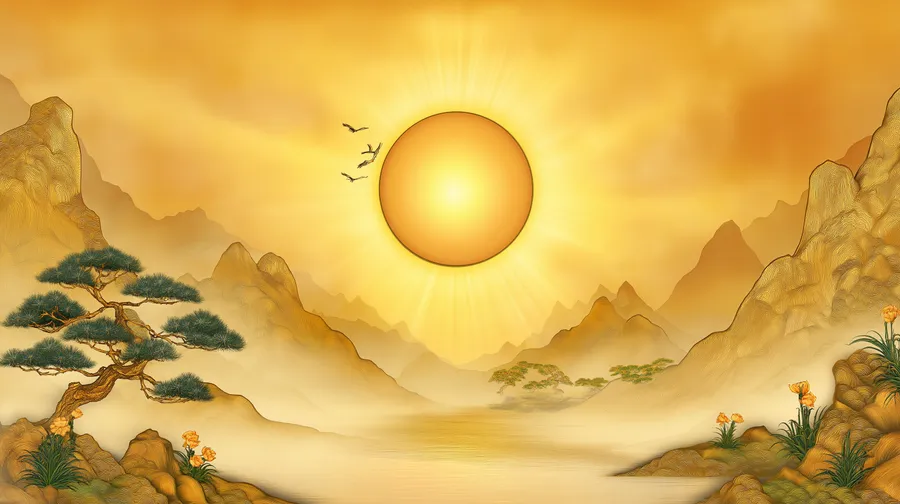
#> input picture styleimg/new1.jpg, 900 x 504 px
$ python -i techniques.py   (imports and definitions only)   (older library calls are emulated)
#> lines starting #> are read from the running program, lines starting #| are printed output that depends on the picture
import cv2
import numpy as np
from PIL import Image, ImageEnhance
from typing import List, Optional

try:
    from scipy.ndimage import gaussian_filter
except ImportError:
    gaussian_filter = None

try:
    import pywt
except ImportError:
    pywt = None

from .config import (
    FDSM_STRUCTURE_WEIGHT,
    FDSM_TEXTURE_WEIGHT,
    FDSM_TRANSITION_SMOOTH,
    SAF_WAVELET_TYPE,
    SAF_DECOMP_LEVELS,
    SAF_COARSE_WEIGHT,
    SAF_DETAIL_WEIGHTS,
    PLR_NUM_STAGES,
    PLR_RESOLUTION_RATIOS,
    PLR_REFINEMENT_WEIGHTS,
    HCP_PROTECTION_RADIUS,
    HCP_ATTENUATION_FACTOR,
    EPSILON,
)


# [71 lines left out: functions transfer_color_lab, compute_adaptive_frequency_attention, not called in this run]


def compute_saliency_protection_mask(image):
    gray = cv2.cvtColor(np.array(image), cv2.COLOR_RGB2GRAY)
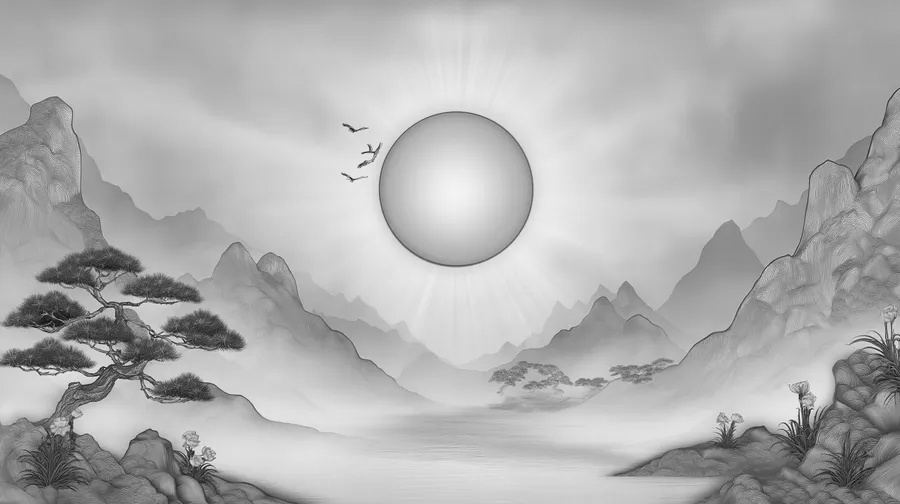
#> gray: shape (504, 900); min 7, max 245, mean 175.8
    sobelx = cv2.Sobel(gray, cv2.CV_64F, 1, 0, ksize=3)
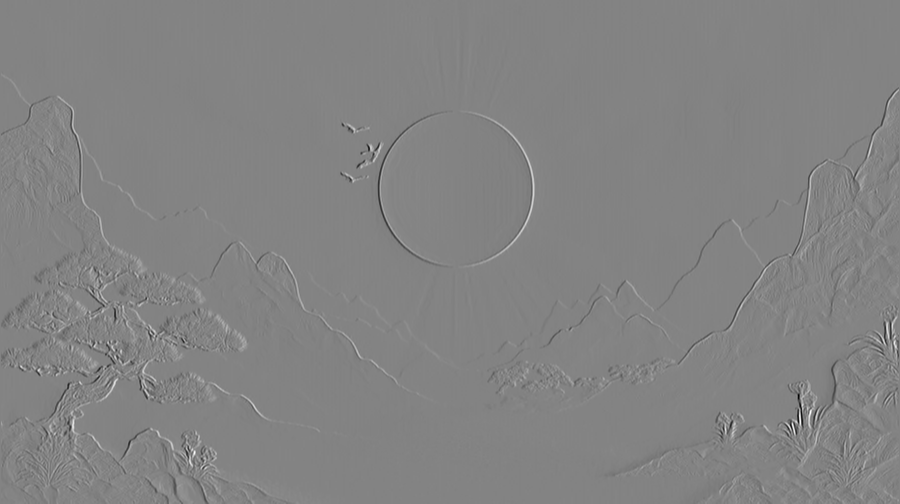
#> sobelx: shape (504, 900) float64; min -777, max 731, mean -0.2; drawn with min black and max white
    sobely = cv2.Sobel(gray, cv2.CV_64F, 0, 1, ksize=3)
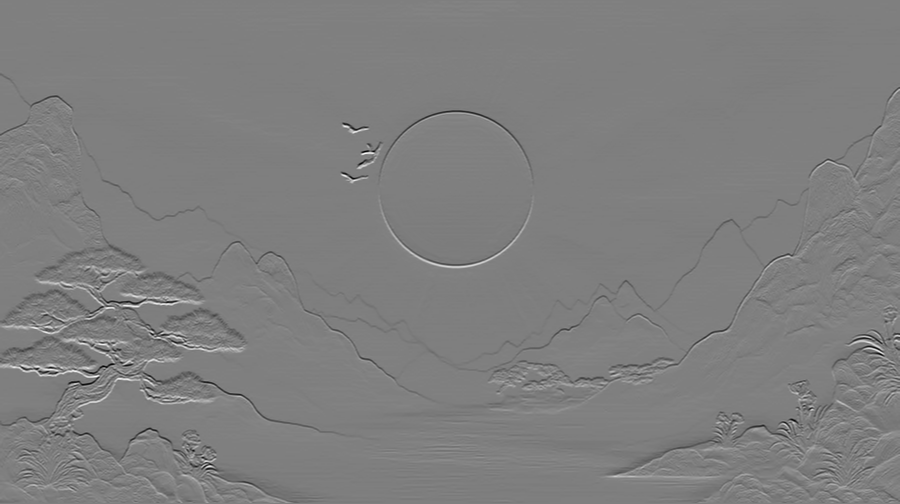
#> sobely: shape (504, 900) float64; min -714, max 719, mean -0.3; drawn with min black and max white
    saliency = np.sqrt(sobelx ** 2 + sobely ** 2)
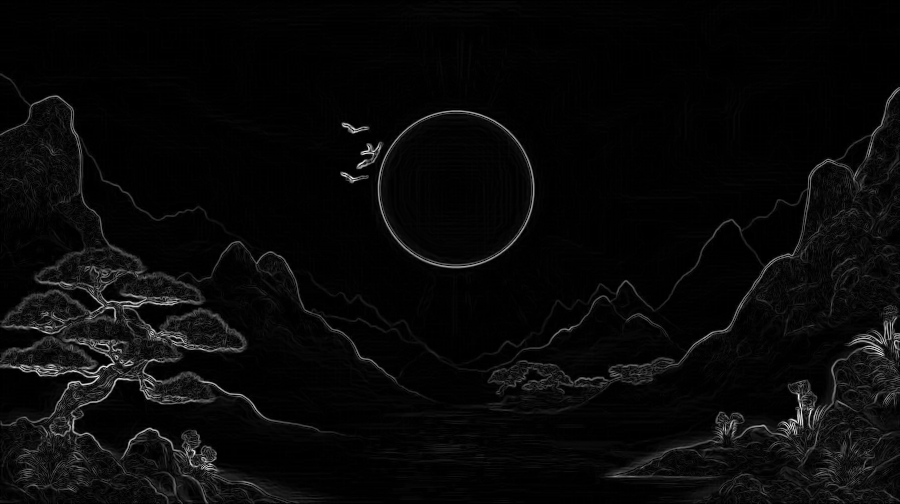
#> saliency: shape (504, 900) float64; min 0, max 779.2, mean 27.6; drawn with min black and max white
    saliency = cv2.normalize(saliency, None, 0, 1, cv2.NORM_MINMAX)
    saliency = cv2.GaussianBlur(saliency, (15, 15), 0)
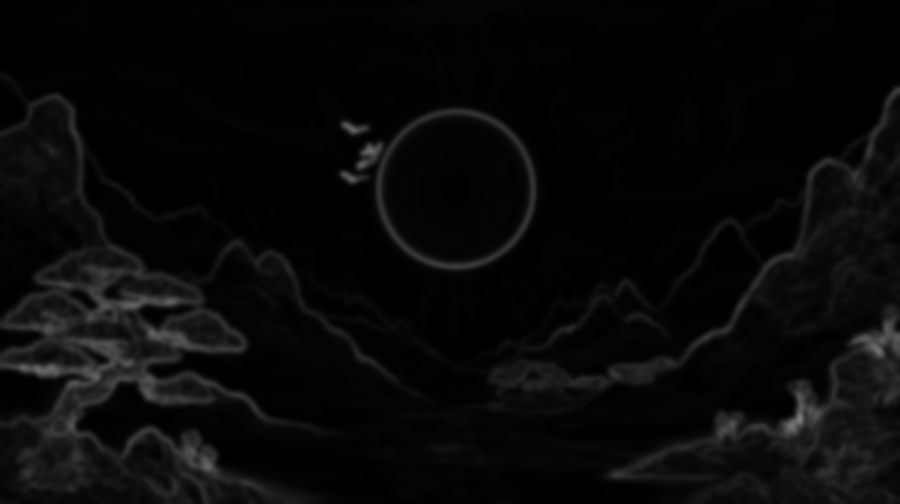
#> saliency: shape (504, 900) float64; min 0, max 0.496, mean 0.0355
    return saliency


# [422 lines left out: functions compute_clarity_modulation, apply_fdsm, apply_saf, apply_plr, apply_hcp, not called in this run]

>>> import cv2
>>> picture = cv2.cvtColor(cv2.imread('../styleimg/new1.jpg'), cv2.COLOR_BGR2RGB)
>>> result = compute_saliency_protection_mask(picture)

$ run again, on styleimg/new2.jpg
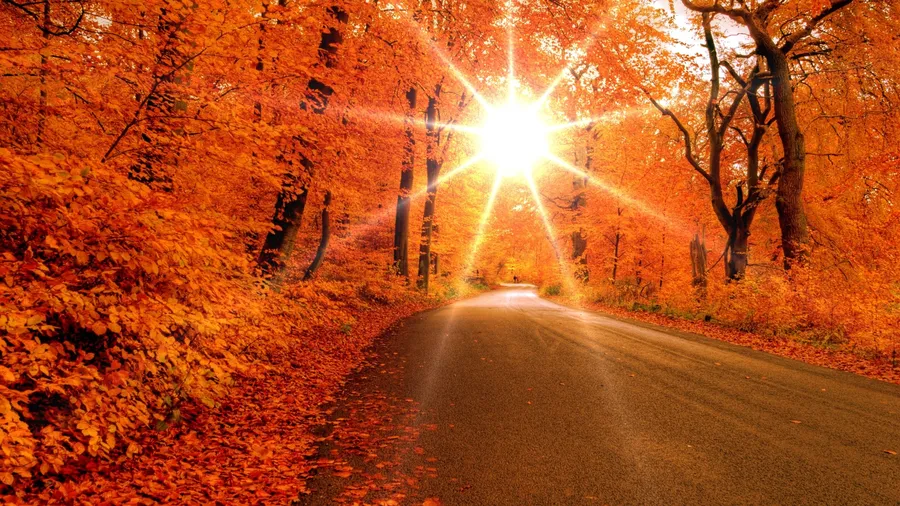
#> input picture styleimg/new2.jpg, 900 x 506 px
#> in compute_saliency_protection_mask, `sobely = cv2.Sobel(gray, cv2.CV_64F, 0, 1, ksize=3)`:
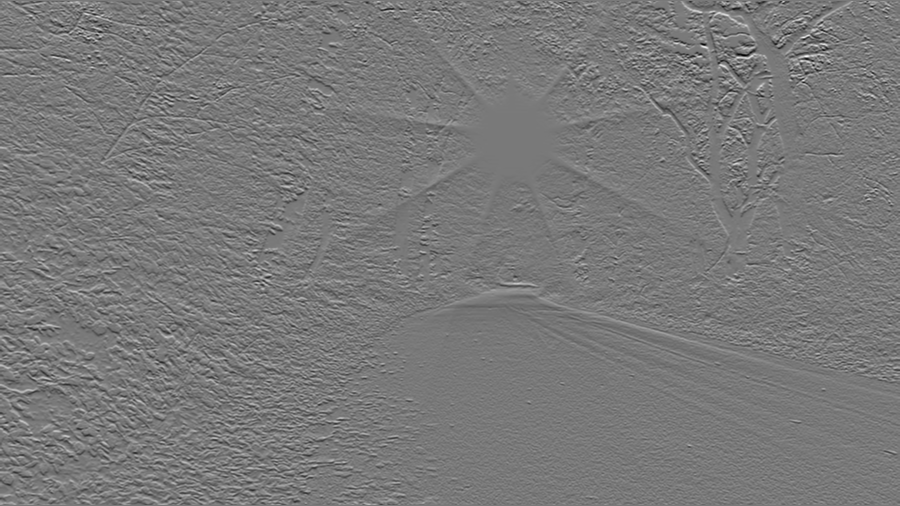
#> sobely: shape (506, 900) float64; min -723, max 794, mean -0.7; drawn with min black and max white
#> in compute_saliency_protection_mask, `saliency = cv2.GaussianBlur(saliency, (15, 15), 0)`:
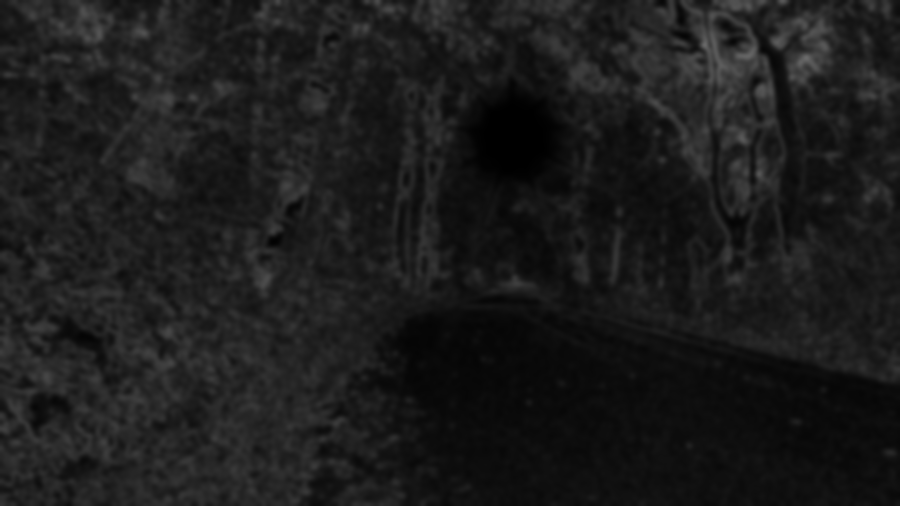
#> saliency: shape (506, 900) float64; min 0, max 0.419, mean 0.111

$ run again, on styleimg/new3.jpg
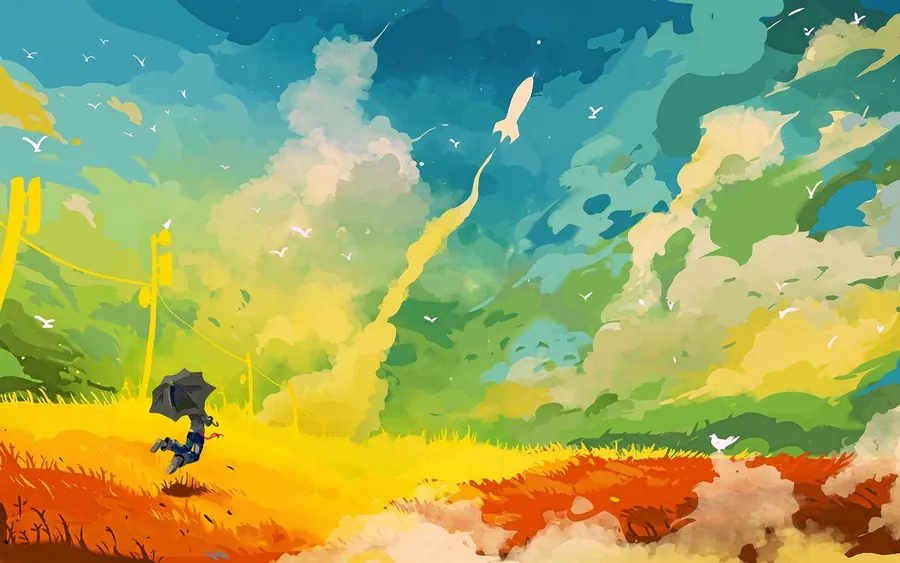
#> input picture styleimg/new3.jpg, 900 x 563 px
#> in compute_saliency_protection_mask, `sobely = cv2.Sobel(gray, cv2.CV_64F, 0, 1, ksize=3)`:
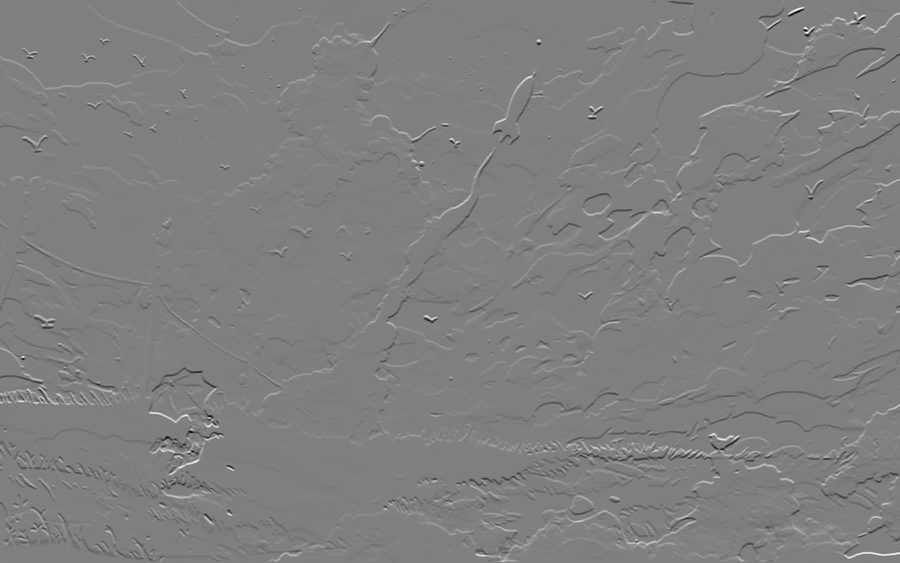
#> sobely: shape (563, 900) float64; min -739, max 734, mean 0.9; drawn with min black and max white
#> in compute_saliency_protection_mask, `saliency = cv2.GaussianBlur(saliency, (15, 15), 0)`:
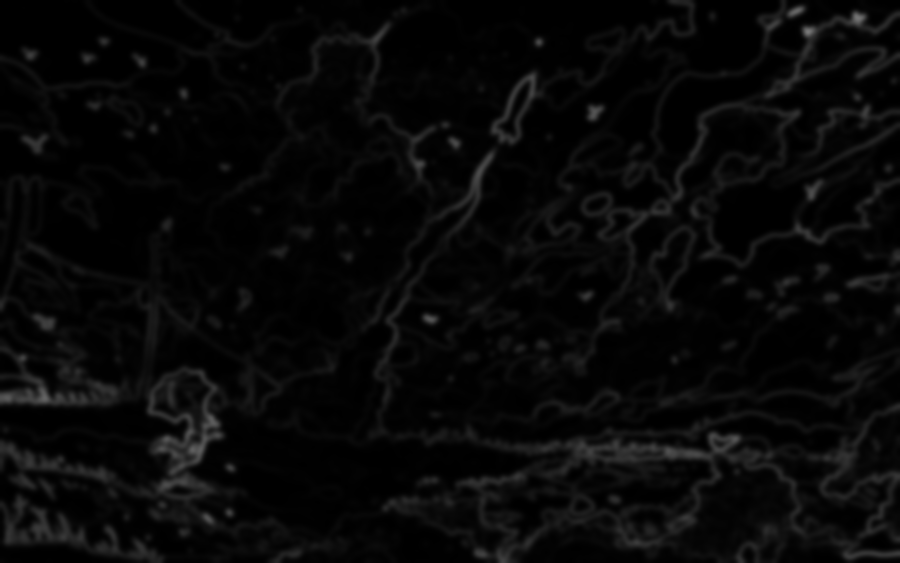
#> saliency: shape (563, 900) float64; min 0, max 0.473, mean 0.0329
